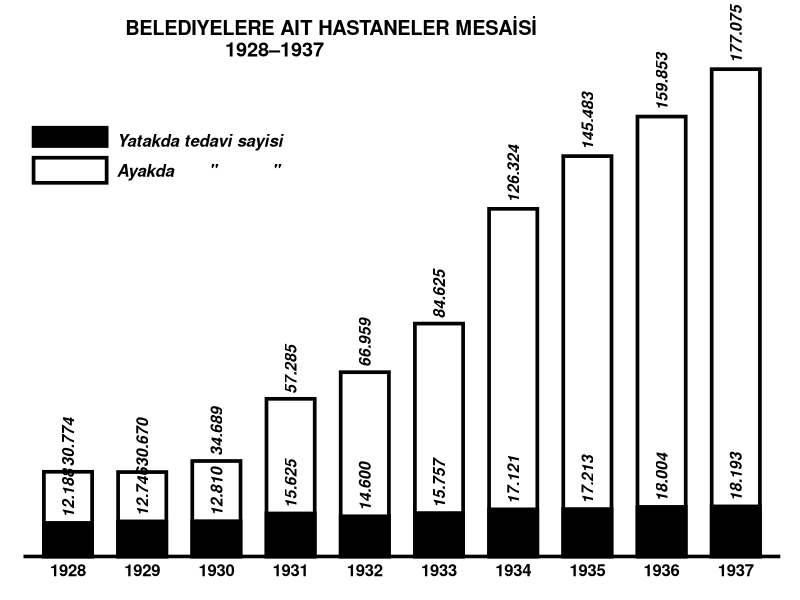

Reproduce this figure in R.
Sys.setlocale(locale = "Turkish")
library(ggplot2)

yatak <- c(12188,12746,12810,15625,14600,15757,17121,17213,18004,18193)
tedavi <- c(30774,30670,34689,57285,66959,84625,126324,145483,159853,177075)
zaman <- rep(seq(1928,1937),2)
deger <- c(yatak,tedavi) 
grup <- factor(c(rep(c("Yatakda tedavi sayisi", "Ayakda       \"           \" "), each=length(yatak))), levels=c("Yatakda tedavi sayisi", "Ayakda       \"           \" "))

data <- data.frame("x"=zaman, "y"=deger, "grp"=grup)


bold.text <- element_text(face = "bold", color = "black", size = 12)

xcor <- rep(paste(c(seq(1928,1937)),sep=""),2)
ycor <- deger + 100
labell <- c("12.188","12.746","12.810","15.625","14.600","15.757","17.121","17.213","18.004",
            "18.193","30.774","30.670","34.689","57.285","66.959","84.625","126.324","145.483","159.853","177.075")


ggplot(data=data,aes(x=factor(zaman), y=deger, fill=grup, color=grup, alpha=grup)) +
  scale_x_discrete(breaks=c(1928,1929,1930,1931,1932,1933,1934,1935,1936,1937))+
  geom_bar(stat="identity",position ="identity",color="black", size=1.25, width=0.65) +
  ggtitle("BELEDIYELERE AIT HASTANELER MESAİSİ \n 1928\u20131937")+
  theme_classic()+
  scale_fill_manual(values=c("black","white")) +
  scale_alpha_manual(values=c(1, 0))+
  theme(axis.line.y=element_blank(), axis.text.y = element_blank(), 
        axis.ticks = element_blank(), axis.title = element_blank(),axis.line.x = element_line(colour = "black", size = 1.2))+
  theme(title = bold.text,axis.text.x = bold.text, plot.margin = margin(0.5, 0.5, 0.5, 0.5, "cm"))+
  theme(plot.title=element_text(vjust=0.95, hjust=0.3,family="sans"))+
  theme(legend.title=element_blank(),legend.text = element_text(size=12,face = "bold.italic"),legend.position=c(0,0.90), 
        legend.justification=c(0,1), legend.direction='vertical',legend.spacing.x = unit(0.15,"cm"),legend.key = element_rect(size = 5, fill = "white", colour = "white")) +
  annotate("text", x = xcor, y = ycor, label = labell, 
           color = "black", angle = 90, hjust = -0.1, size=4, fontface = "bold.italic")+
  scale_y_continuous(expand = c(0,0))+
  guides(fill=guide_legend(keywidth=0.78,keyheight=0.30,default.unit="inch")) +
  coord_cartesian(clip = 'off')
